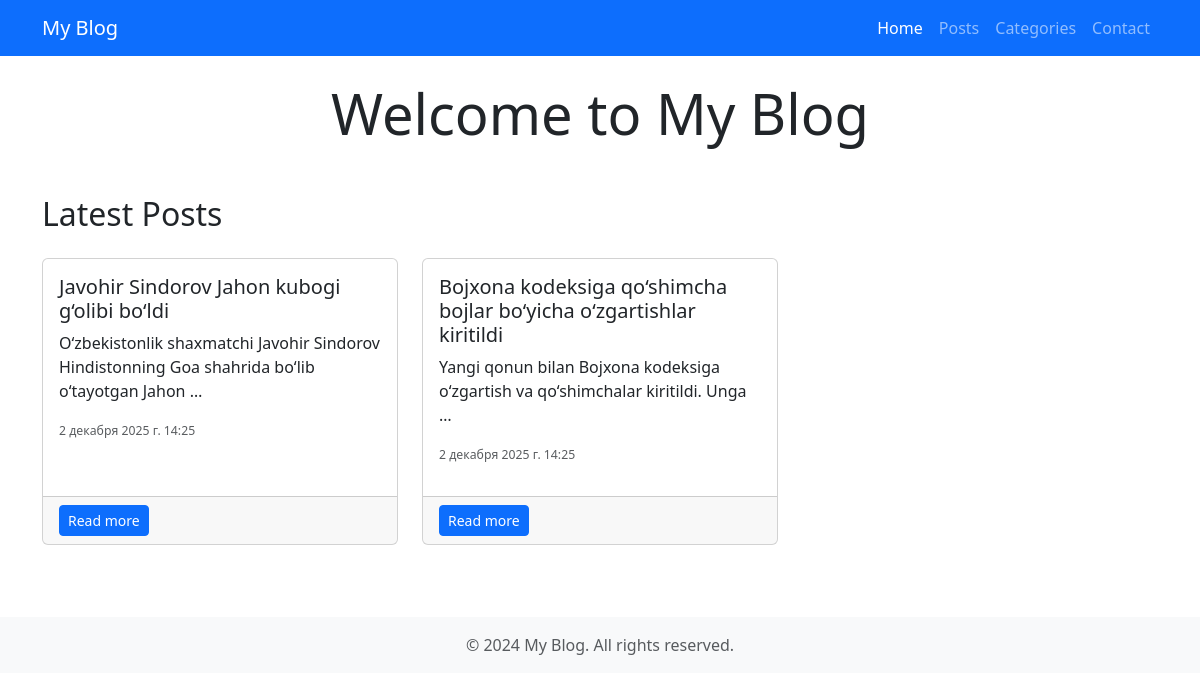
The page / on the database its author committed.
### blog/models.py (models this page shows, shortened)
class Post(models.Model):
    title = models.CharField(max_length=250,blank=False)
    content = models.TextField()
    category = models.ForeignKey(Category, on_delete=models.PROTECT, related_name="posts")
    author = models.CharField(max_length=250,blank=True)
    likes = models.IntegerField(default=0)
    dislikes = models.IntegerField(default=0)
    published = models.BooleanField(default=False)
    created_at = models.DateTimeField(auto_now_add=True)
    updated_at = models.DateTimeField(auto_now=True)

### blog/views.py (the view)
# urls.py: path("", views.homePage, name="home"),
def homePage(request):
    posts = Post.objects.filter(published=True)
    return render(request, template_name="index.html", context={"posts":posts})

### templates/index.html
{% extends "base.html" %}
{% load static %}
{% block content %}
    <div class="container mt-4">
        <div class="row">
            <div class="col-12">
                <h1 class="display-4 text-center mb-5">Welcome to My Blog</h1>
            </div>
        </div>
        <div class="row">
            <div class="col-12">
                <h2 class="mb-4">Latest Posts</h2>
            </div>
        </div>
        <div class="row">
            {% for post in posts %}
            <div class="col-md-6 col-lg-4 mb-4">
                <div class="card h-100">
                    <div class="card-body">
                        <h5 class="card-title">{{post.title}}</h5>
                        <p class="card-text">
                            {{post.content|truncatewords:"10"}}
                        </p>
                        <p class="text-muted small">
                            <small>{{post.created_at}}</small>
                        </p>
                    </div>
                    <div class="card-footer">
                        <a href="{% url 'blog:post_detail' post.id %}" class="btn btn-primary btn-sm">Read more</a>
                    </div>
                </div>
            </div>
            {% endfor %}
        </div>
    </div>
{% endblock %}

### rows shown on the page
Post: title "Javohir Sindorov Jahon kubogi g‘olibi bo‘ldi", content "O‘zbekistonlik shaxmatchi Javohir Sindorov Hindistonning Goa shahrida bo‘lib o‘tayotgan Jahon …", created_at "2 декабря 2025 г. 14:25"
Post: title "Bojxona kodeksiga qo‘shimcha bojlar bo‘yicha o‘zgartishlar kiritildi", content "Yangi qonun bilan Bojxona kodeksiga o‘zgartish va qo‘shimchalar kiritildi. Unga …", created_at "2 декабря 2025 г. 14:25"
